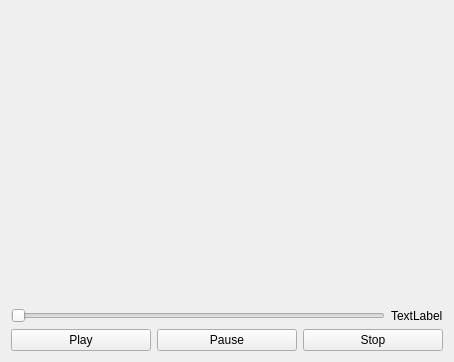
<?xml version="1.0" encoding="UTF-8"?>
<ui version="4.0">
 <class>movie_player</class>
 <widget class="QWidget" name="movie_player">
  <property name="geometry">
   <rect>
    <x>0</x>
    <y>0</y>
    <width>454</width>
    <height>362</height>
   </rect>
  </property>
  <property name="minimumSize">
   <size>
    <width>300</width>
    <height>200</height>
   </size>
  </property>
  <property name="windowTitle">
   <string>Haoliyou Media Player</string>
  </property>
  <layout class="QVBoxLayout" name="verticalLayout" stretch="1,0,0">
   <item>
    <widget class="TMyVideoWidget" name="videowidget" native="true"/>
   </item>
   <item>
    <layout class="QHBoxLayout" name="horizontalLayout_2">
     <item>
      <widget class="QSlider" name="horizontalSlider">
       <property name="tracking">
        <bool>false</bool>
       </property>
       <property name="orientation">
        <enum>Qt::Horizontal</enum>
       </property>
      </widget>
     </item>
     <item>
      <widget class="QLabel" name="LabRatio">
       <property name="text">
        <string>TextLabel</string>
       </property>
      </widget>
     </item>
    </layout>
   </item>
   <item>
    <layout class="QHBoxLayout" name="horizontalLayout">
     <item>
      <widget class="QPushButton" name="pushButton_play">
       <property name="text">
        <string>Play</string>
       </property>
      </widget>
     </item>
     <item>
      <widget class="QPushButton" name="pushButton_play_2">
       <property name="text">
        <string>Pause</string>
       </property>
       <property name="checkable">
        <bool>true</bool>
       </property>
       <property name="flat">
        <bool>false</bool>
       </property>
      </widget>
     </item>
     <item>
      <widget class="QPushButton" name="pushButton_stop">
       <property name="text">
        <string>Stop</string>
       </property>
      </widget>
     </item>
    </layout>
   </item>
  </layout>
 </widget>
 <customwidgets>
  <customwidget>
   <class>TMyVideoWidget</class>
   <extends>QWidget</extends>
   <header>tmyvideowidget.h</header>
   <container>1</container>
  </customwidget>
 </customwidgets>
 <resources/>
 <connections/>
</ui>
